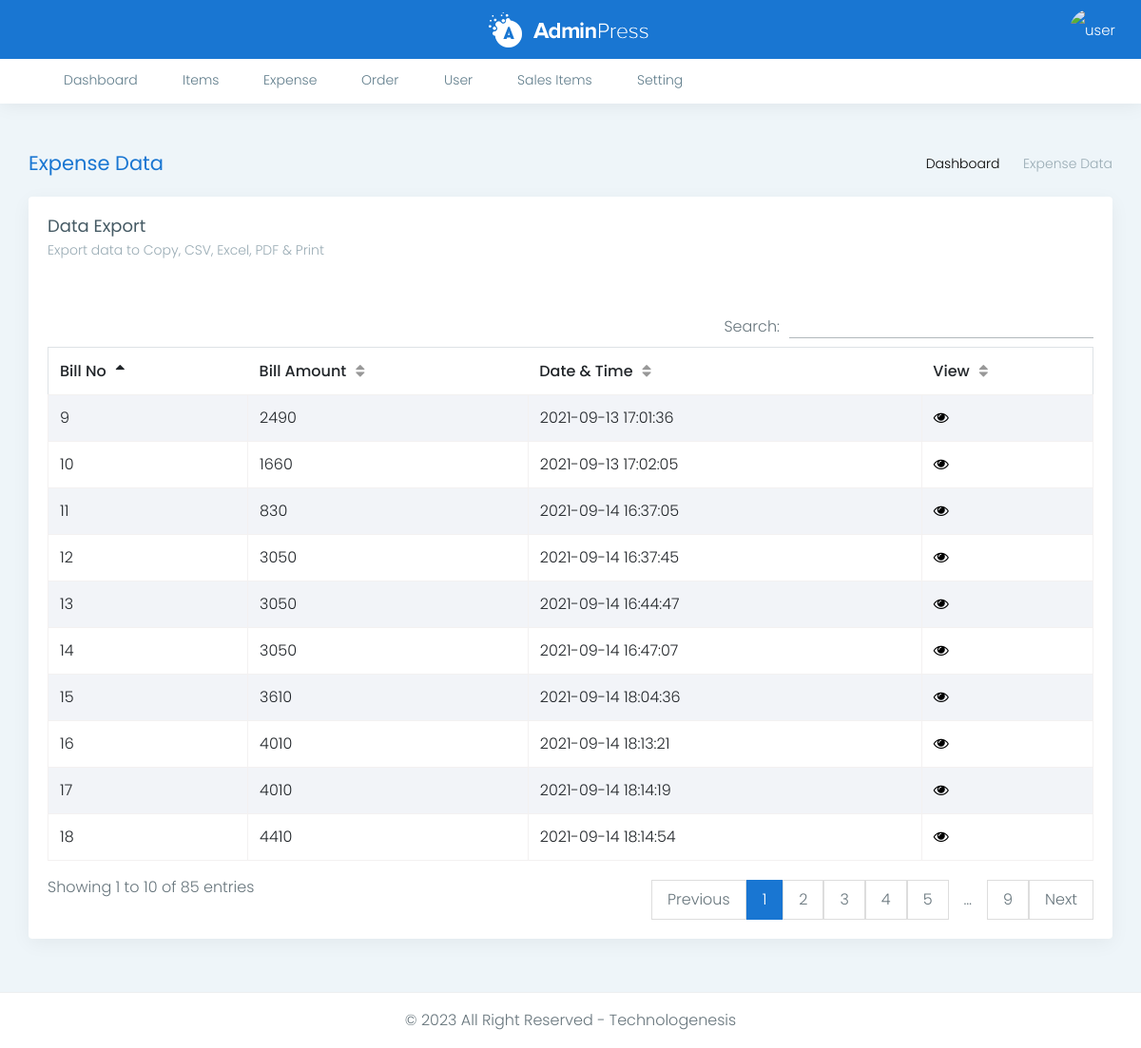
/bills.php (signed in), run on the app's committed database.
### tables this page shows
CREATE TABLE `table_orders` (
  `o_id` int(11) NOT NULL,
  `t_no` int(11) DEFAULT NULL,
  `items` varchar(1000) DEFAULT NULL,
  `addr` varchar(500) DEFAULT NULL,
  `o_addedBy` int(11) DEFAULT NULL,
  `o_time` timestamp NULL DEFAULT current_timestamp()
);

### main.php (the view, shortened to what this page needs)
<?php session_start();
class cafekahani
{
	function con()
	{
		$con = mysqli_connect('localhost', 'root', '', 'cafe') or die('error');
		return ($con);
	}
	function select_bills()
	{
		$query = "SELECT o_id,o_time from table_orders";
		$result = mysqli_query($this->con(), $query);
		$total = 0;
		foreach ($result as $exp) {
			echo ("<tr>
					<td>
					" . $exp['o_id'] . "
					</td>
					");
			foreach ($this->sel_billamount($exp['o_id']) as $its => $vals) {
				$total = $total + $vals['price'];
			}
			echo ("
					<td>
					" . $total . "
					</td>
					<td>
					" . $exp['o_time'] . "
					</td>
					<td><a href='view-bill.php?o_id=" . $exp['o_id'] . "'><i class='fa fa-eye '></i></a>
					</td>
					</tr>");
		}
	}
	function sel_billamount($id)
	{
		$order_query = "SELECT * FROM `table_orders` where o_id = $id";
		$da = mysqli_query($this->con(), $order_query);
		$total = 0;
		$items = array();
		foreach ($da as $ch) {
			$var = json_decode($ch['items'], true);
			foreach ($var as $chk => $vals) {
				$sum_query = "SELECT item_price FROM `items_and_deals` where i_id = " . $vals['id:'];
				$price = mysqli_fetch_array(mysqli_query($this->con(), $sum_query), MYSQLI_ASSOC)['item_price'];
				if (isset($items[$vals['id:']])) {
					$pr = $vals['qty'] * $price;
					$items[$vals['id:']]['qty'] = $items[$vals['id:']]['qty'] + $vals['qty'];
					$items[$vals['id:']]['price'] = $items[$vals['id:']]['price'] + $pr;
				} else {
					$pr = $vals['qty'] * $price;
					$items[$vals['id:']]['qty'] = $vals['qty'];
					$items[$vals['id:']]['price'] = $pr;
				}
			}
		}
		return $items;
	}
}

### header.php (style rules this page uses)
a { color: #000; }

### data on the page
table_orders: o_id "11", total "830", o_time "2021-09-14 16:37:05"
table_orders: o_id "10", total "1660", o_time "2021-09-13 17:02:05"
table_orders: o_id "9", total "2490", o_time "2021-09-13 17:01:36"
table_orders: o_id "12", total "3050", o_time "2021-09-14 16:37:45"
table_orders: o_id "13", total "3050", o_time "2021-09-14 16:44:47"
table_orders: o_id "14", total "3050", o_time "2021-09-14 16:47:07"
table_orders: o_id "15", total "3610", o_time "2021-09-14 18:04:36"
table_orders: o_id "16", total "4010", o_time "2021-09-14 18:13:21"
table_orders: o_id "17", total "4010", o_time "2021-09-14 18:14:19"
table_orders: o_id "18", total "4410", o_time "2021-09-14 18:14:54"
